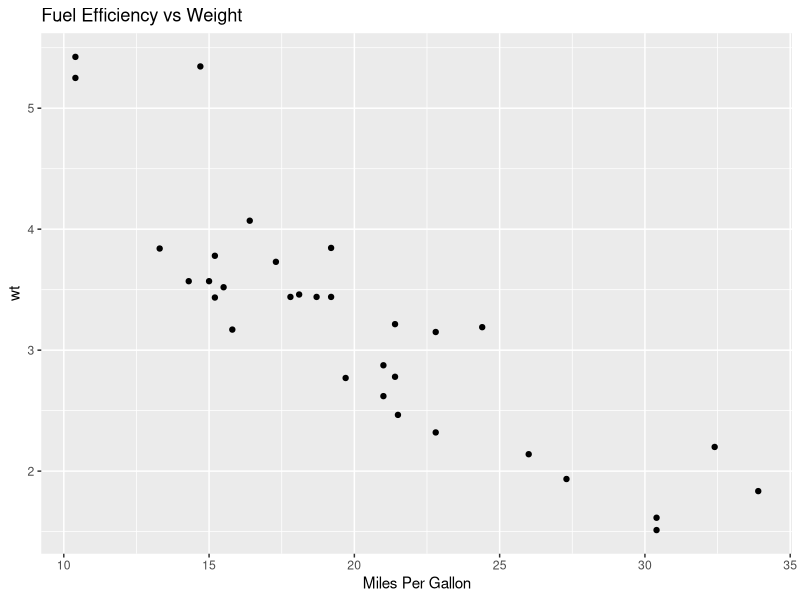

Reproduce this figure in R.
# SETUP: library(ggplot2)
# NL: using mtcars, make a scatter plot of mpg vs wt and add the title "Fuel Efficiency vs Weight" and rename the x-axis label to "Miles Per Gallon"
library(ggplot2)
ggplot(mtcars, aes(x = mpg, y = wt)) + geom_point() + labs(title = "Fuel Efficiency vs Weight", x = "Miles Per Gallon")
